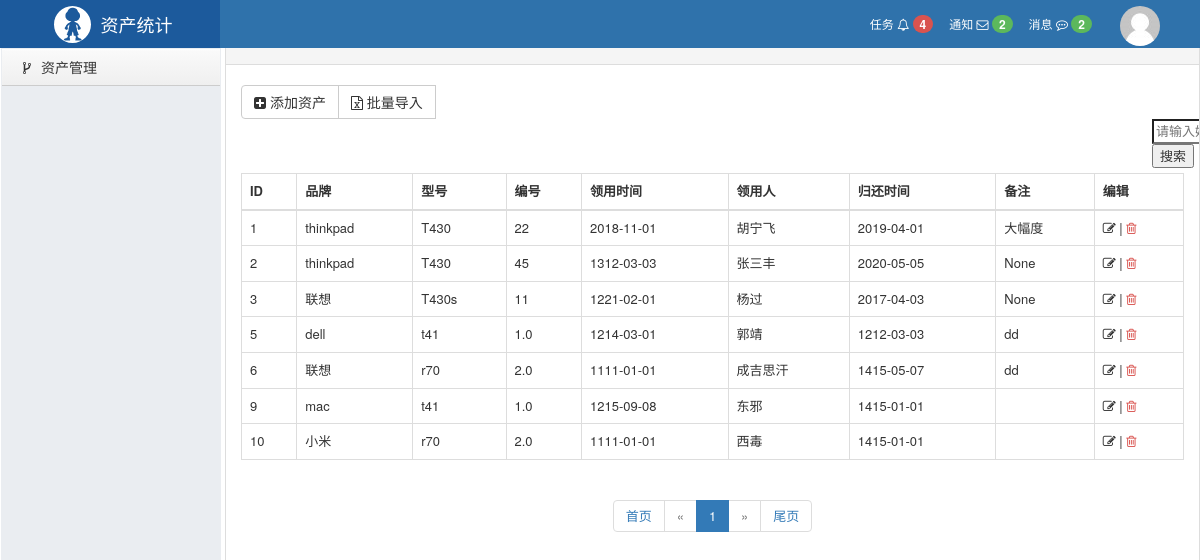
Page /asset/list/ (signed in) on the committed database.
### hnf/models.py (models this page shows)
class Asset(models.Model):
    brand = models.CharField(verbose_name='品牌', max_length=32)
    model = models.CharField(verbose_name='型号', max_length=32)
    number = models.CharField(verbose_name='编号', max_length=32)
    leader_time = models.DateTimeField(verbose_name='领用时间', max_length=32)
    leader = models.CharField(verbose_name='领用人', max_length=32)
    return_time = models.DateTimeField(verbose_name='归还时间', max_length=32,null=True)
    other = models.CharField(verbose_name='备注', max_length=128,null=True)
    def __str__(self):
        return self.leader
    class Meta:
        verbose_name="资产表"
        verbose_name_plural = verbose_name

### hnf/views.py (the view)
# urls.py: url(r'^asset/list/$', views.asset_list, name='asset_list'),
@login_required()
def asset_list(request):
    data_list = models.Asset.objects.all()
    print(data_list)
    total_count = data_list.count()
    current_page = request.GET.get("page")
    page_boj = mypage.MyPage(current_page, total_count, url_prefix="asset/list")
    data = data_list[page_boj.start:page_boj.end]  # 从第几页显示到第几页
    page_html = page_boj.page_html()  # 页面
    page_num = page_boj.num()  # 序号
    return render(request, 'asset_list.html', {'data_list': data, 'page_html': page_html, 'num': page_num})

### asset/mypage.py (called while the page is built)
    @property
    def start(self):
        return (self.current_page - 1) * self.per_page

    @property
    def end(self):
        return self.current_page * self.per_page

    def num(self):
        return (self.current_page-1)*self.per_page

### hnf/templates/asset_list.html
{% extends 'layout.html' %}
{% block content %}
    <div class="luffy-container">
        <div class="btn-group" style="margin: 5px 0">
            <a class="btn btn-default" href="/asset/add/">
                <i class="fa fa-plus-square" aria-hidden="true"></i> 添加资产
            </a>
            <a class="btn btn-default" href="/asset/import/">
                <i class="fa fa-file-excel-o" aria-hidden="true"></i> 批量导入
            </a>
            <div class="right" style="margin-left: 911px" >
                <form method="get" action="{% url 'search' %}">
                  <input name="q"  type="search" placeholder="请输入姓名" required>
                  <button type="submit">搜索</button>
                </form>
            </div>
        </div>
        <table class="table table-bordered table-hover">
            <thead>
            <tr>
                <th>ID</th>
                <th>品牌</th>
                <th>型号</th>
                <th>编号</th>
                <th>领用时间</th>
                <th>领用人</th>
                <th>归还时间</th>
                <th>备注</th>
                <th>编辑</th>
            </tr>
            </thead>
            <tbody>
            {% for row in data_list %}
                <tr>
                    <td>{{ row.id }}</td>
                    <td>{{ row.brand }}</td>
                    <td>{{ row.model }}</td>
                    <td>{{ row.number }}</td>
                    <td>{{ row.leader_time|date:"Y-m-d" }}</td>
                    <td>{{ row.leader }}</td>
                    <td>{{ row.return_time|date:"Y-m-d" }}</td>
                    <td>{{ row.other }}</td>
                    <td>
                        <a style="color: #333333;" href="/asset/edit/{{ row.id }}/">
                            <i class="fa fa-edit" aria-hidden="true"></i></a>
                        |
                        <a style="color: #d9534f;" href="/asset/del/{{ row.id }}/"><i class="fa fa-trash-o"></i></a>
                    </td>
                </tr>
            {% endfor %}
            </tbody>
        </table>
    {{ page_html|safe }}
    </div>
{% endblock %}

### hnf/templates/layout.html (shortened to what this page needs)
{% load staticfiles %}
<!DOCTYPE html>
<html lang="en">
<head>
    <link rel="stylesheet" href="{% static 'plugins/bootstrap/css/bootstrap.css' %} "/>
    <link rel="stylesheet" href="{% static 'plugins/font-awesome/css/font-awesome.css' %} "/>
    <link rel="stylesheet" href="{% static 'css/commons.css' %} "/>
    <link rel="stylesheet" href="{% static 'css/nav.css' %} "/>
</head>
<body>
<div class="pg-header">
    <div class="nav">
        <div class="logo-area left">
            <a href="#">
                <img class="logo" src="{% static 'imgs/logo.svg' %}">
                <span style="font-size: 18px;">资产统计 </span>
            </a>
        </div>
        <div class="right-menu right clearfix">
            <div class="user-info right">
                <a href="#" class="avatar">
                    <img class="img-circle" src="{% static 'imgs/default.png' %}">
                </a>
            </div>
            <a class="user-menu right">
                消息
                <i class="fa fa-commenting-o" aria-hidden="true"></i>
                <span class="badge bg-success">2</span>
            </a>
            <a class="user-menu right">
                通知
                <i class="fa fa-envelope-o" aria-hidden="true"></i>
                <span class="badge bg-success">2</span>
            </a>
            <a class="user-menu right">
                任务
                <i class="fa fa-bell-o" aria-hidden="true"></i>
                <span class="badge bg-danger">4</span>
            </a>
        </div>
    </div>
</div>
<div class="pg-body">
    <div class="left-menu">
        <div class="menu-body">
            <div class="static-menu">
                                <a href="/asset/list/">
                                    <span class="icon-wrap"><i class="fa fa-code-fork"></i></span> 资产管理</a>
            </div>
        </div>
    </div>
    <div class="right-body">
        <div>
            <ol class="breadcrumb no-radius no-margin" style="border-bottom: 1px solid #ddd;">
            </ol>
        </div>
        {% block content %} {% endblock %}
    </div>
</div>
</body>
</html>

### hnf/static/css/commons.css (style rules this page uses)
body { margin: 0; }
img { border: 0; }
.left { float: left; }
.right { float: right; }
.clearfix:after { clear: both; display: block; visibility: hidden; height: 0; }
.bg-danger { background-color: #d9534f !important; color: #ffffff; }
.bg-success { background-color: #5cb85c !important; color: #ffffff; }
.badge { display: inline-block; min-width: 10px; padding: 3px 7px; font-size: 12px; font-weight: bold; line-height: 1; color: #fff; text-align: center; white-space: nowrap; vertical-align: baseline; background-color: #777; border-radius: 10px; }
.img-circle { border-radius: 50%; }

### hnf/static/css/nav.css (style rules this page uses)
.nav { min-width: 980px; height: 48px; background-color: #2F72AB; color: #ffffff; line-height: 48px; overflow: visible; font-size: 12px; }
.nav .logo-area { width: 220px; overflow: hidden; height: 48px; text-align: center; background-color: #1c5a9c; }
.nav .logo-area > a { color: #ffffff; text-decoration: none; display: inline-block; }
.nav .logo-area .logo { height: 37px; width: 37px; float: left; margin: 6px; margin-right: 10px; }
.nav .right-menu .user-menu { padding: 0 8px; cursor: pointer; color: white; text-decoration: none; }
.nav .right-menu .user-info { padding: 0 30px 0 10px; height: 48px; position: relative; }
.nav .right-menu .user-info .avatar { display: inline-block; padding: 0 10px; height: 48px; }

### hnf/templates/layout.html (style rules this page uses)
body { margin: 0; }
.no-radius { border-radius: 0; }
.no-margin { margin: 0; }
.pg-body > .left-menu { background-color: #EAEDF1; position: absolute; left: 1px; top: 48px; bottom: 0; width: 220px; border: 1px solid #EAEDF1; overflow: auto; }
.pg-body > .right-body { position: absolute; left: 225px; right: 0; top: 48px; bottom: 0; overflow: scroll; border: 1px solid #ddd; border-top: 0; font-size: 13px; min-width: 755px; }
.luffy-container { padding: 15px; }
.left-menu .menu-body .static-menu .icon-wrap { width: 20px; display: inline-block; text-align: center; }
.left-menu .menu-body .static-menu a { text-decoration: none; padding: 8px 15px; border-bottom: 1px solid #ccc; color: #333; display: block; background: #efefef; background: -webkit-gradient(linear, left bottom, left top, color-stop(0, #efefef), color-stop(1, #fafafa)); background: -ms-linear-gradient(bottom, #efefef, #fafafa); background: -moz-linear-gradient(center bottom, #efefef 0%, #fafafa 100%); background: -o-linear-gradient(bottom, #efefef, #fafafa); filter: progid:dximagetransform.microsoft.gradient(startColorStr='#e3e3e3', EndColorStr='#ffffff'); -ms-filter: "progid:DXImageTransform.Microsoft.gradient(startColorStr='#fafafa',EndColorStr='#efefef')"; box-shadow: inset 0px 1px 1px white; }

### rows in the picture
Asset: id "1", brand "thinkpad", model "T430", number "22", leader_time "2018-11-01", leader "胡宁飞", return_time "2019-04-01", other "大幅度"
Asset: id "2", brand "thinkpad", model "T430", number "45", leader_time "1312-03-03", leader "张三丰", return_time "2020-05-05", other "None"
Asset: id "3", brand "联想", model "T430s", number "11", leader_time "1221-02-01", leader "杨过", return_time "2017-04-03", other "None"
Asset: id "5", brand "dell", model "t41", number "1.0", leader_time "1214-03-01", leader "郭靖", return_time "1212-03-03", other "dd"
Asset: id "6", brand "联想", model "r70", number "2.0", leader_time "1111-01-01", leader "成吉思汗", return_time "1415-05-07", other "dd"
Asset: id "9", brand "mac", model "t41", number "1.0", leader_time "1215-09-08", leader "东邪", return_time "1415-01-01"
Asset: id "10", brand "小米", model "r70", number "2.0", leader_time "1111-01-01", leader "西毒", return_time "1415-01-01"

### other values in the picture
{{ page_html|safe }} "首页 « 1 » 尾页"
